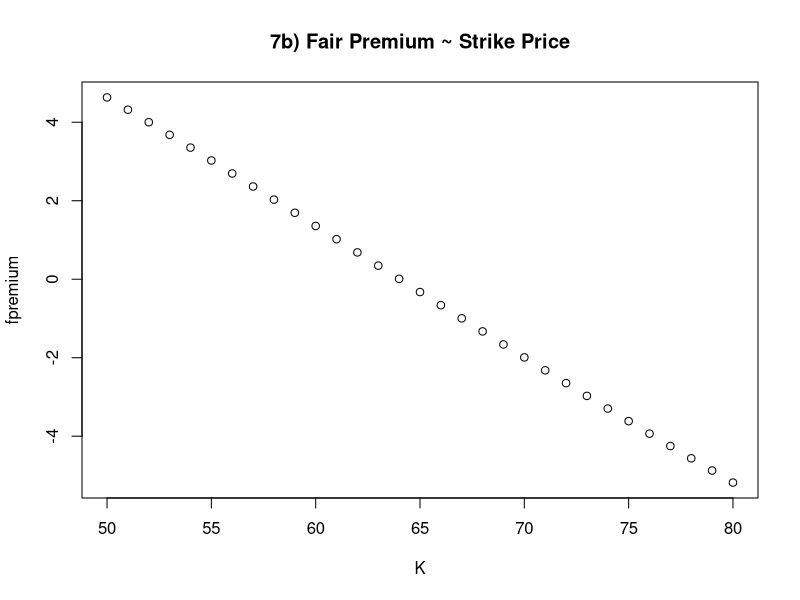
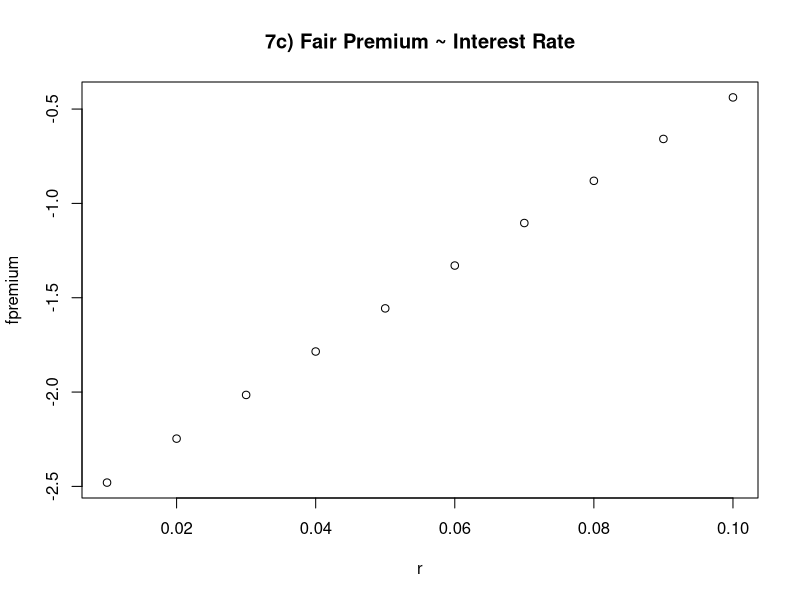
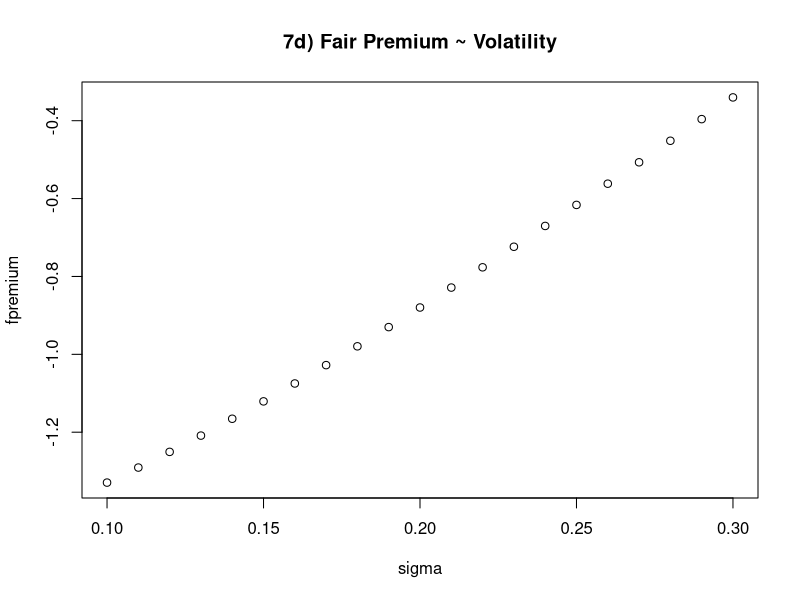

Write the R code that produced these figures, in order.
## ---- chunk 1
n = 10
tau = 1
r = .06
S0 = 100
u = 1.1
d = 0.9
K = 110

q = (exp(r) - d)/(u - d)

expectation = 0
for (j in 1:n) {
  price = max(((S0*(u^j)*(d^(n-j))) - K),0)
  probability = choose(n,j)*(q^j)*((1-q)^(n-j))
  expectation = expectation + (price*probability)
}

C0 = exp(-r*n*tau)*expectation
C0
## ---- chunk 2
set.seed(1234)
mu = .06
sigma = 0.1
T = 1
S0 = 60
n = 10000
N = 500
dt = T/n
t = seq(0, T, by=dt)

R = mu*dt + sigma*rnorm(n*N, mean=0, sd=sqrt(dt))
R = matrix(R, n, N)

S = matrix(rep(0, n*N), n, N)
S = rbind(rep(S0, N), S)
for (j in 1:N) {
  for (i in 1:n) {
    S[i+1,j] = S[i,j]*R[i,j] + S[i,j]
  }
}
sum(S[10001,]>68)/N
paste("95% Confidence Interval for stock price after 1 year: [", qnorm(.025)*sd(S[10001,])+mean(S[10001,]), ",", qnorm(.975)*sd(S[10001,])+mean(S[10001,]), "] centered around", mean(S[10001,]))
## ---- chunk 3
d1 <- function(S0, K, r, sigma, T) {
  return(log(S0/K) + ((r + ((sigma^2)/2))*T))/(sigma*sqrt(T))
}
d2 <- function(S0, K, r, sigma, T) {
  return(d1(S0, K, r, sigma, T) - (sigma*sqrt(T)))
}
C0 <- function(S0, K, r, sigma, T) {
  return((S0*dnorm(d1(S0, K, r, sigma, T))) - (K*exp(-r*T)*dnorm(d2(S0, K, r, sigma, T))))
}
P0 <- function(S0, K, r, sigma, T) {
  return((K*exp(-r*T)*dnorm(-d2(S0, K, r, sigma, T))) - (S0*dnorm(-d1(S0, K, r, sigma, T))))
}

S0 = 60
K = 68
r = .06
sigma = .1
T = 1
paste("7a) Call:", C0(S0, K, r, sigma, T), "Put:", P0(S0, K, r, sigma, T))

S0 = 60
K = 50:80
r = .06
sigma = .1
T = 1
fpremium = C0(S0, K, r, sigma, T)
plot(K, fpremium, main="7b) Fair Premium ~ Strike Price")
paste("7b) As the strike price of the call goes up (the price we are allowed to buy the stock at if the call option is exercised), the fair premium (price we are willing to pay) goes up. This makes sense because a call that allows you to buy at a lower price later has more value.")

S0 = 60
K = 68
r = seq(.01, .1, .01)
sigma = .1
T = 1
fpremium = C0(S0, K, r, sigma, T)
plot(r, fpremium, main="7c) Fair Premium ~ Interest Rate")
paste("7c) As interest rate increases, the fair premium of the call also increases. This makes sense because if the (risk-free) interest rate is high, that means that stock price will likely also grow relatively fast. If the stock price is going to grow, then it makes sense to buy a call that secures a low price in the future for you to buy at. Conversely, if the interest rate is low, it is likely that the stock price will not grow as much (compared to when interest rate is high). If the stock isn't going to get much more expensive to buy, there is less incentive to buy a call option that sets a price for you to buy at in the future (likely the call option will not be exercised).")

S0 = 60
K = 68
r = .06
sigma = seq(.1, .3, .01)
T = 1
fpremium = C0(S0, K, r, sigma, T)
plot(sigma, fpremium, main="7d) Fair Premium ~ Volatility")
paste("7d) As volitility increases, the fair premium increases. If the price of a stock is more volatile, then it makes sense to want to set a price you can buy the stock at later by purchasing a call (more demand = higher price). If the price of a stock is not very volatile, then there is not much need for a call option because it is easier to get a more reliable estimate for the stock price in the futur.")
